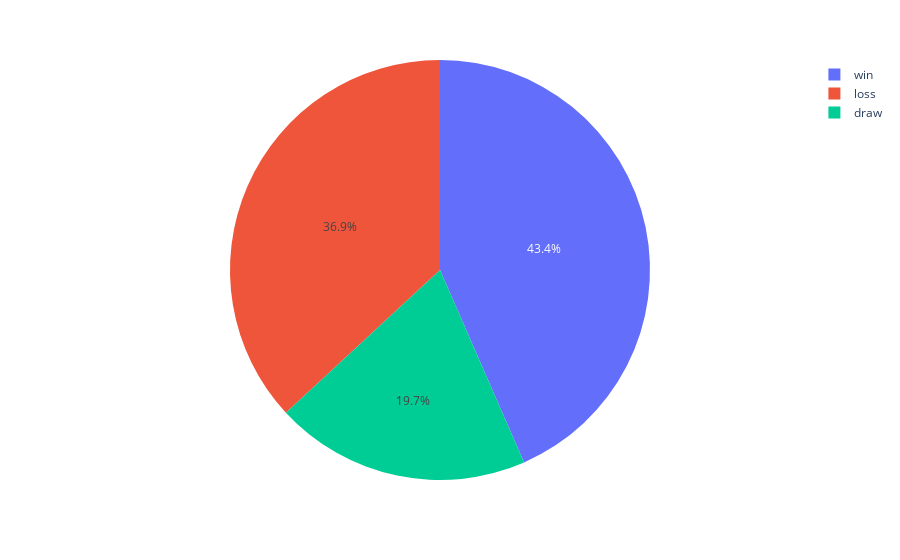

Notebook code for this chart:
### Code cell
#what is the inherent advantage of playing at home? removing rangers and celtic as they are special cases
hwins = df2[(df2["home"] != "Rangers") & (df2["home"] != "Celtic")]["h_result"].value_counts()
px.pie(values=hwins, names=["win", "loss", "draw"])

### Figure 1 — Plotly figure (JSON) as saved in the notebook; plotly's stock layout.template omitted (floating-point values rounded to 4 significant figures)
{"data": [{"domain": {"x": [0, 1], "y": [0, 1]}, "hovertemplate": "label=%{label}<br>value=%{value}<extra></extra>", "labels": ["win", "loss", "draw"], "legendgroup": "", "name": "", "showlegend": true, "type": "pie", "values": [53, 45, 24]}], "layout": {"legend": {"tracegroupgap": 0}, "margin": {"t": 60}}}
